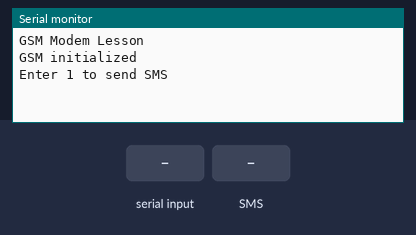
Bench run of a sketch on a simulated Arduino Uno, built with avr-gcc and run on an emulated ATmega328P. Parts: the last lines printed to the serial monitor. The inputs (shaded band) are chosen by the test bench.

Above: at 3.2 s.
3.3 s: "1\n" received over Serial
At 4.5 s:
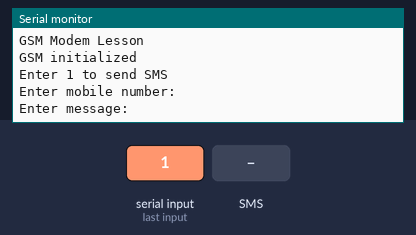
4.9 s: byte 49 ('1') received over Serial
At 5.6 s:
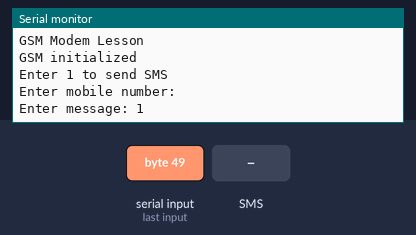
6.5 s: text message "1" received
At 8.0 s:
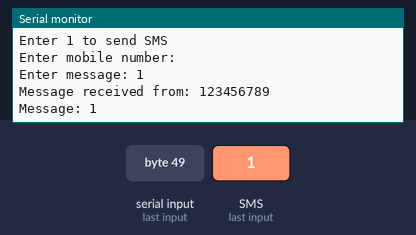

Measured:
- after the input at 3.3 s, the serial monitor: prints a new line at once (image 1)
- after the input at 4.9 s, the serial monitor: prints a new line after 0.10 s (image 2)
- after the input at 6.5 s, the serial monitor: prints a new line at once (image 3)

The sketch:

gsmmoi.ino
```cpp
#include <GSM.h>

#define PINNUMBER ""

GSM gsmAccess;
GSM_SMS sms;

char c,Number[20],Msg[200];

void setup()
{
  Serial.begin(9600);
  Serial.println("GSM Modem Lesson");

  boolean notConnected = true;
  while(notConnected)
  {
    if(gsmAccess.begin(PINNUMBER)==GSM_READY) notConnected=false;
    else
    {
      Serial.println("Not connected");
      delay(1000);
    }
  }

  Serial.println("GSM initialized");
  Serial.println("Enter 1 to send SMS\n");
}

void loop()
{
  if(Serial.available())
  {
    if(Serial.read()=='1')
    {
      Serial.flush();
      Serial.print("Enter mobile number: ");
      readSerial(Number);
      Serial.println(Number);

      Serial.print("Enter message: ");
      readSerial(Msg);
      Serial.println(Msg);
      Serial.println();

      sms.beginSMS(Number);
      sms.print(Msg);
      sms.endSMS();
    }
  }

  if(sms.available())
  {
    Serial.print("Message received from: ");
    sms.remoteNumber(Number,20);
    Serial.println(Number);

    Serial.print("Message: ");
    while(c=sms.read()) Serial.print(c);
    Serial.println("\n");
    sms.flush();            //delete SMS
  }
}

int readSerial(char result[])
{
  int i=0;
  while(Serial.available()==0) continue;
  delay(100);
  while(Serial.available()>0)
  {
    char inChar=Serial.read();
    result[i]=inChar;
    i++;
  }
  result[i]='\0';
}
```
